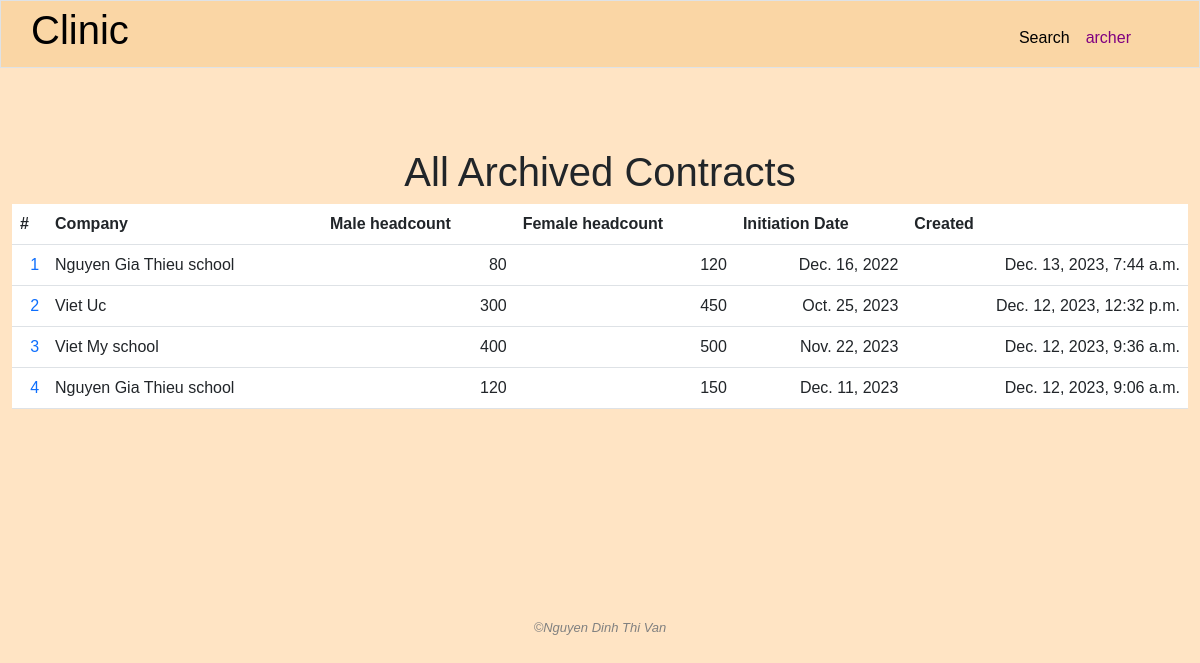
The app's page /archived_contracts (signed in) with its own data.
### clinic/models.py (models this page shows, shortened)
class User(AbstractUser):
    class Level(models.IntegerChoices):
        GUEST = 0
        LOW = 1
        MIDDLE = 2
        TOP = 3
    management_right_level = models.IntegerField(choices=Level.choices, blank=True, null=True)

class Contract(models.Model):
    client = models.ForeignKey(Company, on_delete=models.CASCADE, related_name='contracts')
    services = models.ManyToManyField(Service, related_name='contracts')
    male_headcount = models.IntegerField()
    female_headcount = models.IntegerField()
    total_value = models.IntegerField(blank=True, null=True)
    discount = models.DecimalField(max_digits=5, decimal_places=2, default=0.00)
    revenue = models.IntegerField(blank=True, null=True)
    initiation_date = models.DateField(blank=True, null=True)
    created = models.DateTimeField(auto_now_add=True)
    created_by = models.ForeignKey(User, on_delete=models.SET_NULL, blank=True, null=True, related_name='contracts_added')
    modified_by = models.ForeignKey(User, on_delete=models.SET_NULL, blank=True, null=True, related_name='contracts_modified')
    pdf_file = models.FileField(upload_to='uploaded_files/', blank=True, null=True)
    archived = models.BooleanField(default=False)
    archived_date = models.DateTimeField(blank=True, null=True)
    archived_by = models.ForeignKey(User, on_delete=models.SET_NULL, blank=True, null=True, related_name="archived_contracts")

class Company(models.Model):
    name = models.CharField(max_length=255)
    industry = models.CharField(max_length=255)
    address = models.TextField()
    email = models.CharField(max_length=255, blank=True, null=True)
    phone = models.CharField(max_length=255, blank=True, null=True)
    representative = models.ForeignKey('People', on_delete=models.SET_NULL, blank=True, null=True, related_name="companies")
    male_headcount = models.IntegerField()
    female_headcount = models.IntegerField()
    created_by = models.ForeignKey(User, on_delete=models.SET_NULL, blank=True, null=True, related_name="add_companies")
    modified_by = models.ForeignKey(User, on_delete=models.SET_NULL, blank=True, null=True, related_name="modified_companies")

### clinic/views.py (the view)
# urls.py: path('archived_contracts', views.all_archived_contracts, name="all_archived_contracts"),
@login_required
def all_archived_contracts(request):
    if "read_contract_info" not in user_right(request.user.management_right_level):
        request.session['nay_message'] = "You do not have the permission to access this page"
        return HttpResponseRedirect(reverse('index'))
    contracts = Contract.objects.filter(archived=True).order_by("initiation_date")
    return render(request, "clinic/all_archived_contracts.html",{
        "contracts": contracts
    })

### clinic/templates/clinic/all_archived_contracts.html (shortened to what this page needs)
{% extends "clinic/layout.html" %}
{% load static %}
{% block main %}
    <h1 class="text-center">All Archived Contracts</h1>
    <div class="container-fluid">
        <table class="table table-hover">
            <thead>
                <tr>
                    <th>
                        #
                    </th>
                    <th>
                        Company
                    </th>
                    <th>
                        Male headcount
                    </th>
                    <th>
                        Female headcount
                    </th>
                    <th>
                        Initiation Date
                    </th>
                    <th>
                        Created
                    </th>
                </tr>
            </thead>
            <tbody>
                {% for contract in contracts %}
                <tr>
                    <td class="text-end">
                        <a class="no-underline" href="{% url 'contract_detail' contract_id=contract.id %}">
                            {{ forloop.counter }}
                        </a>
                    </td>
                    <td>
                        {{ contract.client.name }}
                    </td>
                    <td class="text-end">
                        {{ contract.male_headcount }}
                    </td>
                    <td class="text-end">
                        {{ contract.female_headcount }}
                    </td>
                    <td class="text-end">
                        {{ contract.initiation_date }}
                    </td>
                    <td class="text-end">
                        {{ contract.created }}
                    </td>
                </tr>
                {% endfor %}
            </tbody>
        </table>
    </div>
{% endblock %}

### clinic/templates/clinic/layout.html (shortened to what this page needs)
{% load static %}
<!DOCTYPE html>
<html lang="en">
    <head>
        <link rel="stylesheet" href="https://cdnjs.cloudflare.com/ajax/libs/font-awesome/4.7.0/css/font-awesome.min.css">
        <link rel="stylesheet" href="{% static 'clinic/bootstrap.css' %}">
        <link rel="stylesheet" href="{% static 'clinic/styles.css' %}">
    </head>
    <body>
        {% if user.is_authenticated %}
            <nav class="navbar navbar-expand-lg navbar-custom border" id="pc-nav">
                <a class="navbar-brand" href="{% url 'index' %}"><span><h1>Clinic</h1></span></a>
                <div class="collapse navbar-collapse" id="navbar">
                    <ul class="navbar-nav ms-auto mt-2">
                        <li class="nav-item">
                            <div class="dropdown">
                                <a class="nav-link active" href="{% url 'search' %}">Search</a>
                            </div>
                        </li>
                        <li class="nav-item">
                            <div class="dropdown">
                                <button class="nav-link active" style="color: purple;" type="button" id="dropdownMenuButton2" data-bs-toggle="dropdown" aria-expanded="false">
                                    {{ user.username }}
                                </button>
                            </div>
                        </li>
                    </ul>
                </div>
            </nav>
        {% endif %}
        <main>{% block main %}{% endblock %}</main>
        <footer class="text-center">
            &#169;Nguyen Dinh Thi Van
        </footer>
    </body>
</html>

### clinic/static/clinic/styles.css (style rules this page uses)
body { font-family: sans-serif; }
body { color: auto; background-color: bisque; }
main { min-height: 40vh; }
footer { margin-top: 150px; font-family: sans-serif; font-size: 13px; font-style: italic; color: grey; }
.navbar-custom { padding: 0 60px 0 30px; background: #FAD6A5; margin-bottom: 30px; }
.container-fluid { display: flex; justify-content: center; align-items: center; }
td { padding: .5em; color: orange; }
.no-underline { text-decoration: none; }

### records on screen
User: username "archer"
Contract: client.name "Nguyen Gia Thieu school", male_headcount "80", female_headcount "120", initiation_date "Dec. 16, 2022", created "Dec. 13, 2023, 7:44 a.m."
Contract: client.name "Viet Uc", male_headcount "300", female_headcount "450", initiation_date "Oct. 25, 2023", created "Dec. 12, 2023, 12:32 p.m."
Contract: client.name "Viet My school", male_headcount "400", female_headcount "500", initiation_date "Nov. 22, 2023", created "Dec. 12, 2023, 9:36 a.m."
Contract: client.name "Nguyen Gia Thieu school", male_headcount "120", female_headcount "150", initiation_date "Dec. 11, 2023", created "Dec. 12, 2023, 9:06 a.m."
